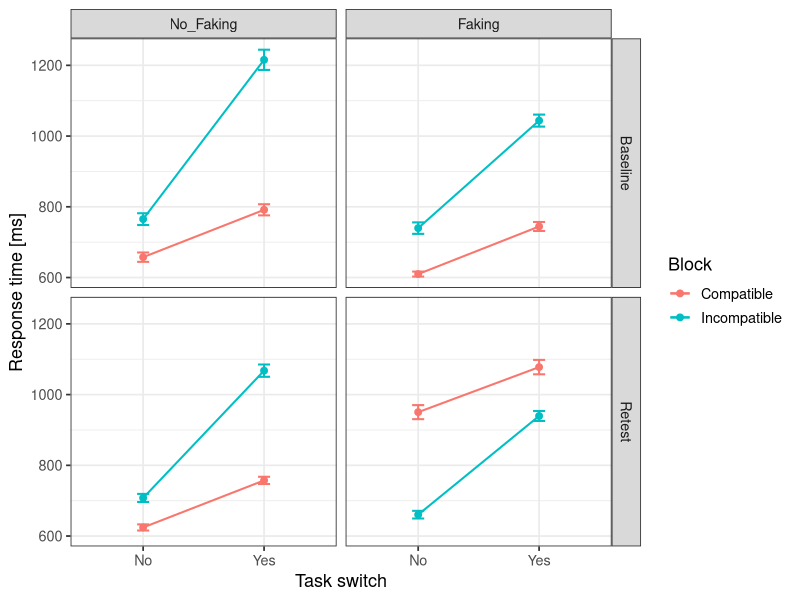

The R source for this figure: (Note: this script raises an error after producing the figure.)
## ---- chunk 1
knitr::opts_chunk$set(echo = TRUE)
## ---- chunk 2
rm(list=ls())

library(tidyverse)
library(MASS)
library(lme4)
library(car)
## ---- chunk 3
iat <- read.table("IAT_data.dat", header=TRUE, stringsAsFactors=TRUE)

iat <- iat %>% mutate(Group = relevel(Group, ref="No_Faking"))
str(iat)
## ---- chunk 4
iat <- iat %>% 
  filter(RT >= 400 & RT <= 10000)

summary(iat$RT)
## ---- chunk 5
switch_costs <- iat %>% 
  group_by(Time, Group, Block, TaskSwitch) %>%
  summarise(M = mean(RT), SD=sd(RT), N=n(), SE=SD/sqrt(N))

fig_RT <- ggplot(switch_costs, aes(x=TaskSwitch, y=M, color=Block)) +
  geom_point(size=2) +
  geom_line(size=0.7, aes(group=Block)) +
  geom_errorbar(aes(ymin=M-SE, ymax=M+SE), width=.1, size=0.7) +
  facet_grid(Time~Group) +
  labs(x="Task switch", y="Response time [ms]") +
  theme_bw(base_size=13)
print(fig_RT)
## ---- chunk 6
contrasts(iat$Group) <- contr.treatment(2)
contrasts(iat$Time) <- contr.treatment(2)
contrasts(iat$Block) <- contr.sum(2)/-2
contrasts(iat$TaskSwitch) <- contr.sum(2)/-2
## ---- chunk 7
lambdaList <- boxcox(lm(RT ~ Group*Time*Block*TaskSwitch, data=iat))
(lambda <- lambdaList$x[which.max(lambdaList$y)])

hist(1/iat$RT)
## ---- chunk 8
# model1 <- lmer(1/RT ~ Group*Time*Block*TaskSwitch + (1 + Time*Block*TaskSwitch|ID) + (1 + Time*Block*TaskSwitch|Item), data=iat, REML=FALSE)
# model2 <- lmer(1/RT ~ Group*Time*Block*TaskSwitch + (1 + Time*Block*TaskSwitch||ID) + (1 + Time*Block*TaskSwitch||Item), data=iat, REML=FALSE)
# model3 <- lmer(1/RT ~ Group*Time*Block*TaskSwitch + (1 + Time+Block+TaskSwitch|ID) + (1 + Time+Block+TaskSwitch|Item), data=iat, REML=FALSE)
# model4 <- lmer(1/RT ~ Group*Time*Block*TaskSwitch + (1 + Time+Block+TaskSwitch||ID) + (1 + Time+Block+TaskSwitch||Item), data=iat, REML=FALSE)
# model5 <- lmer(1/RT ~ Group*Time*Block*TaskSwitch + (1 + Time*Block*TaskSwitch|ID) + (1|Item), data=iat, REML=FALSE)
# model6 <- lmer(1/RT ~ Group*Time*Block*TaskSwitch + (1 + Time*Block*TaskSwitch||ID) + (1|Item), data=iat, REML=FALSE)
# model7 <- lmer(1/RT ~ Group*Time*Block*TaskSwitch + (1 + Time+Block+TaskSwitch|ID) + (1|Item), data=iat, REML=FALSE)
# model8 <- lmer(1/RT ~ Group*Time*Block*TaskSwitch + (1 + Time+Block+TaskSwitch||ID) + (1|Item), data=iat, REML=FALSE)
# model9 <- lmer(1/RT ~ Group*Time*Block*TaskSwitch + (1 + Time+TaskSwitch||ID) + (1|Item), data=iat, REML=FALSE)
# model10 <- lmer(1/RT ~ Group*Time*Block*TaskSwitch + (1 + Time||ID) + (1|Item), data=iat, REML=FALSE)
# model11 <- lmer(1/RT ~ Group*Time*Block*TaskSwitch + (1 + Time||ID) + (1 + Time||Item), data=iat, REML=FALSE)
## ---- chunk 9
model12 <- lmer(1/RT ~ Group*Time*Block*TaskSwitch + (1|ID) + (1|Item), data=iat, REML=FALSE)
## ---- chunk 10
model13 <- lmer(1/RT ~ Group*Time*TaskSwitch*Block + (1 + Time+TaskSwitch+Block|ID) + (1|Item), data=iat, REML=FALSE)
summary(model13)
## ---- chunk 11
hist(resid(model13))

qqPlot(resid(model13))

qplot(x=fitted(model13), y=resid(model13), geom="point",  shape=I("."), 
      xlab="Fitted values", ylab="Standardized residuals") + 
  geom_hline(yintercept=0) + theme_bw() + geom_hex() + geom_density2d(size=1) 
